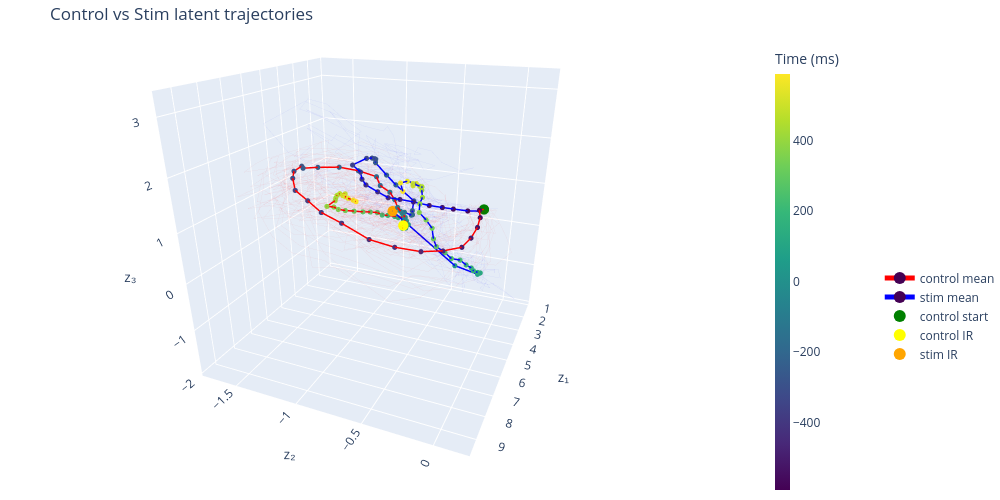

The code cell stored with this chart in its notebook:
### Code cell
fig = plot_latent_phase_portrait_shared(
    z_control=z_control,
    z_stim=z_stim_2,
    centers_ms_control=centers_ms_control,
    centers_ms_stim=centers_ms_stim,
    alpha_trials=0.05,
    stim_z1_offset=5.0
)

fig.update_layout(scene_camera=dict(
    eye=dict(x=1.75, y=0.75, z=0.75),
    center=dict(x=0, y=0, z=-0.2)
))

fig.show()
